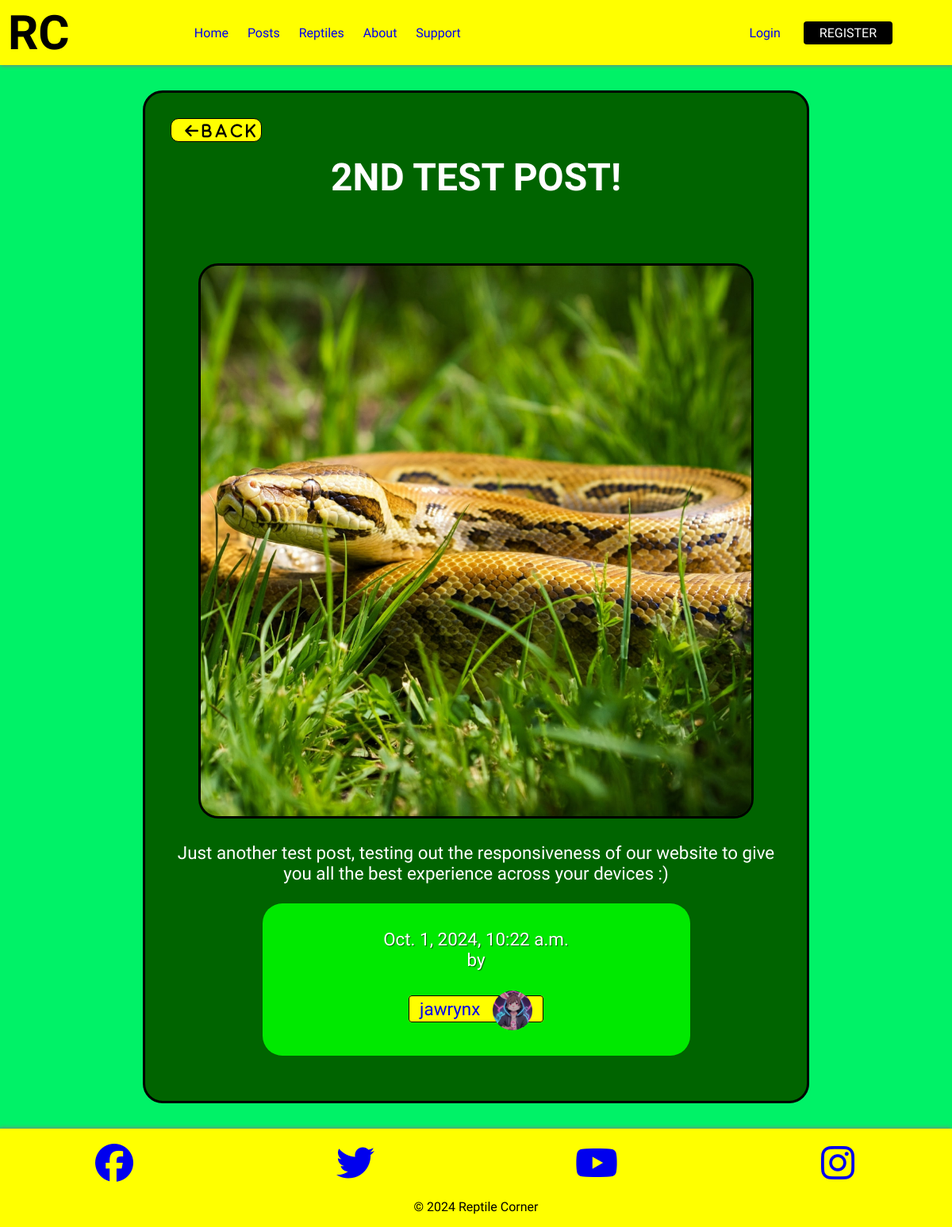
Screenshot of /posts/test-post-2 with the database file from the repository.
### posts/models.py (models this page shows, shortened)
class Post(models.Model):
    title = models.CharField(max_length=75)
    body = models.TextField()
    slug = models.SlugField(max_length=75)
    date = models.DateTimeField(auto_now_add=True)
    image = models.ImageField(blank=True)
    author = models.ForeignKey(User, on_delete=models.CASCADE, default=None)

### profiles/models.py (models this page shows, shortened)
class Profile(models.Model):
    user = models.OneToOneField(User, on_delete=models.CASCADE, related_name='profile')
    bio = models.TextField(blank=True)
    location = models.CharField(max_length=30, blank=True)
    favorite_reptile = models.CharField(max_length=50, blank=True)
    profile_picture = models.ImageField(upload_to='profile_pics/', blank=True)

### posts/views.py (the view)
# urls.py: path('<slug:slug>', views.post_page, name="page"),
def post_page(request, slug):
    post = Post.objects.get(slug=slug)
    return render(request, 'posts/post_page.html', { 'post': post })

### posts/templates/posts/post_page.html (shortened to what this page needs)
{% extends 'layout.html' %}
{% block content %}
    <section class="post-page">
        <div class="post-card">
            <div class="grid">
                <div class="col-1">
                    <div class="post-header">
                        <i class="fa-solid fa-arrow-left" onclick="history.back()"> B A C K</i>
                    </div>
                </div>
                <div class="col-12">
                    <div class="post-header">
                        <h1>{{ post.title }}</h1>
                    </div>
                </div>
            </div>
            <img class="post-image col-12" src="{{ post.image.url }}" alt="{{ post.title }}">
            <div class="col-12">
                <p class="body-field">{{ post.body }}</p>
            </div>
            <div class="col-12" id="post-info">
                <p class="date-stamp">{{ post.date }}<br> by <br><br>
                    <span class="post-profile">
                        <a href="../profile/{{ post.author }}">{{ post.author }}</a>
                        {% if post.author.profile.profile_picture %}
                            <img src="{{ post.author.profile.profile_picture.url }}" alt="{{ post.author.username }}'s profile picture">
                        {% else %}
                            {% comment %} <img src="{% static 'images/default_profile_pic.jpg' %}" alt="Default profile picture">  {% endcomment %}
                        {% endif %}
                    </span>
                </p>
            </div>
        </div>
    </section>
{% endblock %}

### static/css/style.css (style rules this page uses)
* { box-sizing: border-box; padding: 0; margin: 0; }
body { font-family: 'Ubuntu'; background-color: white; color: black; }
a { text-decoration: none; }
.date-stamp { margin: 25px 0; }
.post-page { color: white; display: flex; background-color: rgba(0, 255, 115, 0.897); justify-content: center; }
.post-card { margin: 2rem; width: 90%; border: 3px solid black; background-color: darkgreen; padding: 2rem; border-radius: 25px; font-size: 1.2rem; }
#post-info { display: flex; flex-direction: column; align-items: center; text-align: center; }
#post-info p { background-color: #00e900; border-radius: 25px; padding: 2rem; width: 70%; text-shadow: 1px 1px 1px darkgreen; font-size: 0.8rem; }
.post-profile { margin: 1rem; background-color: yellow; border: 1px solid black; padding: 0.2rem 0.8rem; border-radius: 4px; }
.post-profile { color: black; text-decoration: none; text-shadow: none; }
.post-profile img { width: 30px; height: 30px; border-radius: 50%; object-fit: cover; vertical-align: middle; margin-left: 10px; }
.post-header i { left: 0; background-color: yellow; border-radius: 10px; border: 1px solid black; padding-top: 6px; padding-left: 10px; width: 115px; height: 30px; cursor: pointer; color: black; }
.post-page h1 { margin-bottom: 20px; text-transform: uppercase; text-align: center; font-size: 1.2rem; }
.post-image { width: 100%; max-width: 700px; border-radius: 25px; border: 3px solid black; margin-bottom: 25px; }
@media screen and (min-width: 500px) { .post-header h1 { font-size: 2rem; } }
@media screen and (min-width: 500px) { #post-info p { font-size: 1.2rem; } }
@media screen and (min-width: 500px) { #post-info .post-profile img { width: 40px; height: 40px; } }
@media screen and (min-width: 768px) { .post-header h1 { font-size: 2.5rem; } }
@media screen and (min-width: 768px) { .body-field, #post-info p { font-size: 1.4rem; } }
@media screen and (min-width: 768px) { #post-info .post-profile img { width: 50px; height: 50px; } }
@media screen and (min-width: 992px) { .post-page { text-align: center; } }
@media screen and (min-width: 992px) { .post-card { max-width: 70%; } }
@media screen and (min-width: 992px) { .post-header h1 { font-size: 3rem; margin-bottom: 80px; } }

### static/css/grid_classes.css (style rules this page uses)
.grid { display: grid; grid-template-columns: repeat(12, 1fr); gap: 1rem; }
.col-1 { grid-column: span 1; }
.col-12 { grid-column: span 12; }

### rows the page displays
Post: title "2ND TEST POST!", image (picture), body "Just another test post, testing out the responsiveness of our website to give you all the best experience across your devices :)", date "Oct. 1, 2024, 10:22 a.m.", author "jawrynx", author.profile.profile_picture (picture)
